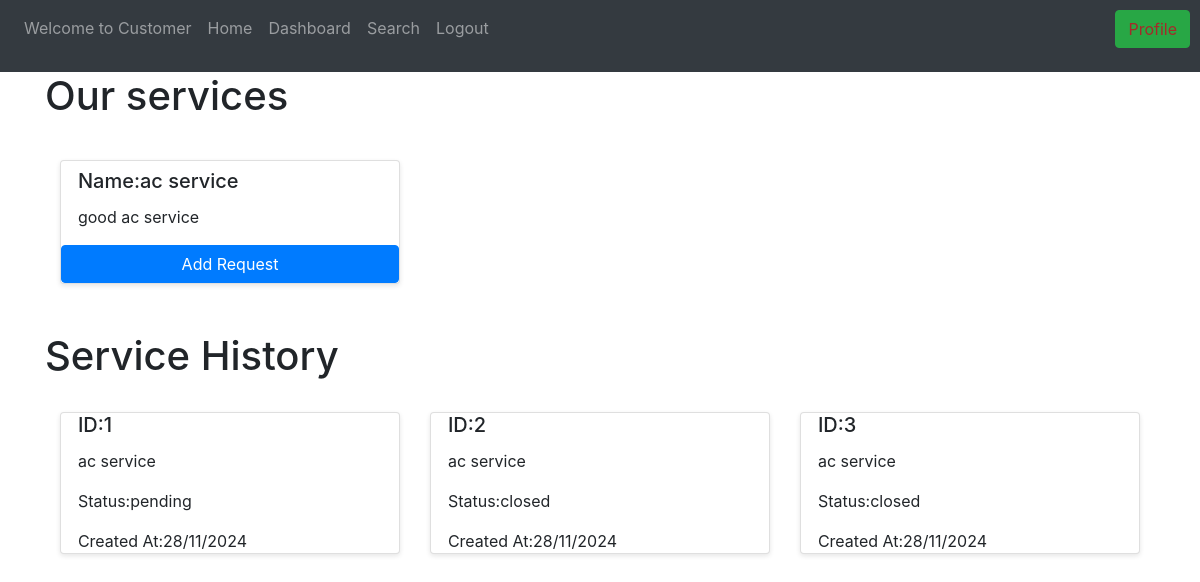
The page /customer (signed in) on the database its author committed.
### website/models.py (models this page shows)
class Service(db.Model):
    __tablename__ = "service"
    id = db.Column(db.Integer, primary_key=True)
    name = db.Column(db.String(80), nullable=False)
    description = db.Column(db.String, nullable=False)
    base_price=db.Column(db.Integer,nullable=False)
    service_professionals = db.relationship('Service_professional', back_populates='service')  # Professionals offering this service
    service_requests = db.relationship('Service_request', back_populates='service')  # Requests for this service
    service_professionals = db.relationship('Service_professional', back_populates='service')  # Professionals offering this service
    service_requests = db.relationship('Service_request', back_populates='service')  # Requests for this service

class Service_request(db.Model):
    __tablename__ = "service_request"
    id = db.Column(db.Integer, primary_key=True)
    service_id = db.Column(db.Integer,db.ForeignKey("service.id"))
    customer_id = db.Column(db.Integer,db.ForeignKey("customer.id"))
    date_requested=db.Column(db.DateTime(timezone=True),default=datetime.now())
    date_completed=db.Column(db.DateTime(timezone=True))
    service_status=db.Column(db.String,default="pending")
    professional_id=db.Column(db.Integer,db.ForeignKey("service_professional.id"))
    service = db.relationship('Service', back_populates='service_requests')  # Link to Service
    professional = db.relationship('Service_professional', back_populates='service_requests')  # Link to Service Professional

### website/views.py (the view)
@views.route("/customer")
@role_required("customer")
def customer():
    services=Service.query.all()
    customer_id = current_user.id  # Get the customer ID from the current user object
    service_history = db.session.query(
        Service_request.id.label('request_id'),  # Service Request ID
        Service_request.service_status.label('status'),  # Status of the request
        Service.name.label('name'),  # Professional's name
        Service_request.date_requested.label("date_created"),
        Service_request.date_completed.label("date_completed")
    ).join(Service, Service_request.service_id == Service.id) \
    .filter(Service_request.customer_id == current_user.id).all()
    return render_template("customer.html",services=services,service_history=service_history)

### website/views.py (called while the page is built)
def role_required(required_role):
    def decorator(func):
        @functools.wraps(func)
        @login_required
        def wrapper(*args, **kwargs):
            if session.get('user_type') != required_role:
                abort(403)
            return func(*args, **kwargs)
        return wrapper
    return decorator

### website/templates/customer.html (shortened to what this page needs)
{% extends "base.html" %} {% block css%}
<link rel="stylesheet" href="{{ url_for('static', filename='home.css') }}">
{%endblock%}{% block title %}Customer{% endblock %}{%block welcome%}<p class="nav-item nav-link">Welcome to
    Customer</p>{%endblock%}
    {%block search%}<a class="nav-item nav-link" id="signUp" href="/customer/search">Search</a>{%endblock%}
    {% block content
%}
<div style="position: absolute;
top: 0;
right:0;
margin: 10px;" class="btn btn-success"><a  href="/customer/profile" style="color:brown">Profile</a></div>
<h1>Our services</h1>
<div class="container">
    <div class="row pad">
        {% for service in services %}
        <div class="col-lg-4 col-md-6 col-sm-12 mb-4 pad">
            <div class="card men {% if loop.index >9%}hidden{% endif %} pt-2">
                <h5 class="card-title card-items">Name:{{ service.name }}</h5>
                <p class="card-text card-items">{{ service.description }}</p>
                <a href="/customer/request/{{ service.id }}" class="btn btn-primary">Add Request</a>
            </div>
        </div>
        {% endfor %}
    </div>
</div>
<br>
<h1>Service History</h1>
<br>
<div class="container">
    <div class="row">
        {% for service in service_history %}
        <div class="col-lg-4 col-md-6 col-sm-12 mb-4">
            <div class="card">
                <h5 class="card-title card-items">ID:{{ service.request_id }}</h5>
                <p class="card-text card-items">{{ service.name }}</p>
                <p class="card-text card-items">Status:{{ service.status }}</p>
                <p class="card-text card-items">Created At:{{ service.date_created.strftime("%d/%m/%Y") }}</p>
            </div>
        </div>
        {% endfor %}
    </div>
</div>
{%endblock%}

### website/static/home.css (style rules this page uses)
.pad { padding-top: 1rem !important; }
.card-items { padding-left: 5%; }
.card { overflow: hidden; box-shadow: 0 2px 5px rgba(0, 0, 0, 0.1); transition: transform 0.3s ease, box-shadow 0.3s ease; }

### rows shown on the page
Service: name "ac service", description "good ac service"
Service_request: request_id "1", name "ac service", status "pending", date_created "28/11/2024"
Service_request: request_id "2", name "ac service", status "closed", date_created "28/11/2024"
Service_request: request_id "3", name "ac service", status "closed", date_created "28/11/2024"
